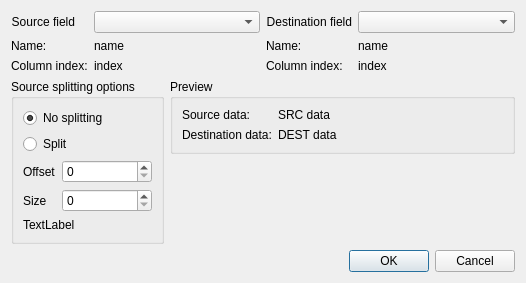
<?xml version="1.0" encoding="UTF-8"?>
<ui version="4.0">
 <class>mdtFieldMapItemDialog</class>
 <widget class="QDialog" name="mdtFieldMapItemDialog">
  <property name="geometry">
   <rect>
    <x>0</x>
    <y>0</y>
    <width>526</width>
    <height>282</height>
   </rect>
  </property>
  <property name="windowTitle">
   <string>Mapping field edition</string>
  </property>
  <layout class="QVBoxLayout" name="verticalLayout_3">
   <item>
    <layout class="QHBoxLayout" name="horizontalLayout">
     <item>
      <layout class="QFormLayout" name="formLayout_3">
       <item row="0" column="0">
        <widget class="QLabel" name="lbSourceField">
         <property name="text">
          <string>Source field</string>
         </property>
         <property name="alignment">
          <set>Qt::AlignRight|Qt::AlignTrailing|Qt::AlignVCenter</set>
         </property>
        </widget>
       </item>
       <item row="0" column="1">
        <widget class="QComboBox" name="cbSourceField"/>
       </item>
       <item row="1" column="0">
        <widget class="QLabel" name="lbSourceFieldNameLabel">
         <property name="text">
          <string>Name:</string>
         </property>
        </widget>
       </item>
       <item row="1" column="1">
        <widget class="QLabel" name="lbSourceFieldName">
         <property name="text">
          <string>name</string>
         </property>
        </widget>
       </item>
       <item row="2" column="0">
        <widget class="QLabel" name="lbSourceFieldIndexLabel">
         <property name="text">
          <string>Column index:</string>
         </property>
        </widget>
       </item>
       <item row="2" column="1">
        <widget class="QLabel" name="lbSourceFieldIndex">
         <property name="text">
          <string>index</string>
         </property>
        </widget>
       </item>
      </layout>
     </item>
     <item>
      <layout class="QFormLayout" name="formLayout_4">
       <item row="0" column="0">
        <widget class="QLabel" name="lbDestinationField">
         <property name="text">
          <string>Destination field</string>
         </property>
         <property name="alignment">
          <set>Qt::AlignRight|Qt::AlignTrailing|Qt::AlignVCenter</set>
         </property>
        </widget>
       </item>
       <item row="0" column="1">
        <widget class="QComboBox" name="cbDestinationField"/>
       </item>
       <item row="1" column="0">
        <widget class="QLabel" name="lbDestinationFieldNameLabel">
         <property name="text">
          <string>Name:</string>
         </property>
        </widget>
       </item>
       <item row="1" column="1">
        <widget class="QLabel" name="lbDestinationFieldName">
         <property name="text">
          <string>name</string>
         </property>
        </widget>
       </item>
       <item row="2" column="0">
        <widget class="QLabel" name="lbDestinationFieldIndexLabel">
         <property name="text">
          <string>Column index:</string>
         </property>
        </widget>
       </item>
       <item row="2" column="1">
        <widget class="QLabel" name="lbDestinationFieldIndex">
         <property name="text">
          <string>index</string>
         </property>
        </widget>
       </item>
      </layout>
     </item>
    </layout>
   </item>
   <item>
    <layout class="QHBoxLayout" name="horizontalLayout_2">
     <item>
      <widget class="QGroupBox" name="gbSourceSplitting">
       <property name="sizePolicy">
        <sizepolicy hsizetype="Fixed" vsizetype="Preferred">
         <horstretch>0</horstretch>
         <verstretch>0</verstretch>
        </sizepolicy>
       </property>
       <property name="title">
        <string>Source splitting options</string>
       </property>
       <layout class="QVBoxLayout" name="verticalLayout">
        <item>
         <widget class="QRadioButton" name="rbNoSourceSplit">
          <property name="text">
           <string>No splitting</string>
          </property>
          <property name="checked">
           <bool>true</bool>
          </property>
         </widget>
        </item>
        <item>
         <widget class="QRadioButton" name="rbUseSplitting">
          <property name="text">
           <string>Split</string>
          </property>
         </widget>
        </item>
        <item>
         <layout class="QFormLayout" name="formLayout">
          <item row="0" column="0">
           <widget class="QLabel" name="lbSourceStartOffset">
            <property name="text">
             <string>Offset</string>
            </property>
           </widget>
          </item>
          <item row="1" column="0">
           <widget class="QLabel" name="lbSourceSize">
            <property name="text">
             <string>Size</string>
            </property>
           </widget>
          </item>
          <item row="1" column="1">
           <widget class="QSpinBox" name="sbSourceSize"/>
          </item>
          <item row="0" column="1">
           <widget class="QSpinBox" name="sbSourceStartOffset">
            <property name="maximum">
             <number>99</number>
            </property>
           </widget>
          </item>
         </layout>
        </item>
        <item>
         <widget class="QLabel" name="label">
          <property name="text">
           <string>TextLabel</string>
          </property>
         </widget>
        </item>
       </layout>
      </widget>
     </item>
     <item>
      <layout class="QVBoxLayout" name="verticalLayout_2">
       <item>
        <widget class="QGroupBox" name="gbPreview">
         <property name="title">
          <string>Preview</string>
         </property>
         <layout class="QFormLayout" name="formLayout_2">
          <item row="0" column="0">
           <widget class="QLabel" name="lbSourceDataLabel">
            <property name="text">
             <string>Source data:</string>
            </property>
           </widget>
          </item>
          <item row="0" column="1">
           <widget class="QLabel" name="lbSourceData">
            <property name="minimumSize">
             <size>
              <width>0</width>
              <height>0</height>
             </size>
            </property>
            <property name="text">
             <string>SRC data</string>
            </property>
           </widget>
          </item>
          <item row="1" column="0">
           <widget class="QLabel" name="lbDestinationDataLabel">
            <property name="text">
             <string>Destination data:</string>
            </property>
           </widget>
          </item>
          <item row="1" column="1">
           <widget class="QLabel" name="lbDestinationData">
            <property name="text">
             <string>DEST data</string>
            </property>
           </widget>
          </item>
         </layout>
        </widget>
       </item>
       <item>
        <spacer name="verticalSpacer">
         <property name="orientation">
          <enum>Qt::Vertical</enum>
         </property>
         <property name="sizeHint" stdset="0">
          <size>
           <width>20</width>
           <height>40</height>
          </size>
         </property>
        </spacer>
       </item>
      </layout>
     </item>
    </layout>
   </item>
   <item>
    <widget class="QDialogButtonBox" name="buttonBox">
     <property name="orientation">
      <enum>Qt::Horizontal</enum>
     </property>
     <property name="standardButtons">
      <set>QDialogButtonBox::Cancel|QDialogButtonBox::Ok</set>
     </property>
    </widget>
   </item>
  </layout>
 </widget>
 <resources/>
 <connections>
  <connection>
   <sender>buttonBox</sender>
   <signal>accepted()</signal>
   <receiver>mdtFieldMapItemDialog</receiver>
   <slot>accept()</slot>
   <hints>
    <hint type="sourcelabel">
     <x>248</x>
     <y>254</y>
    </hint>
    <hint type="destinationlabel">
     <x>157</x>
     <y>274</y>
    </hint>
   </hints>
  </connection>
  <connection>
   <sender>buttonBox</sender>
   <signal>rejected()</signal>
   <receiver>mdtFieldMapItemDialog</receiver>
   <slot>reject()</slot>
   <hints>
    <hint type="sourcelabel">
     <x>316</x>
     <y>260</y>
    </hint>
    <hint type="destinationlabel">
     <x>286</x>
     <y>274</y>
    </hint>
   </hints>
  </connection>
 </connections>
</ui>
